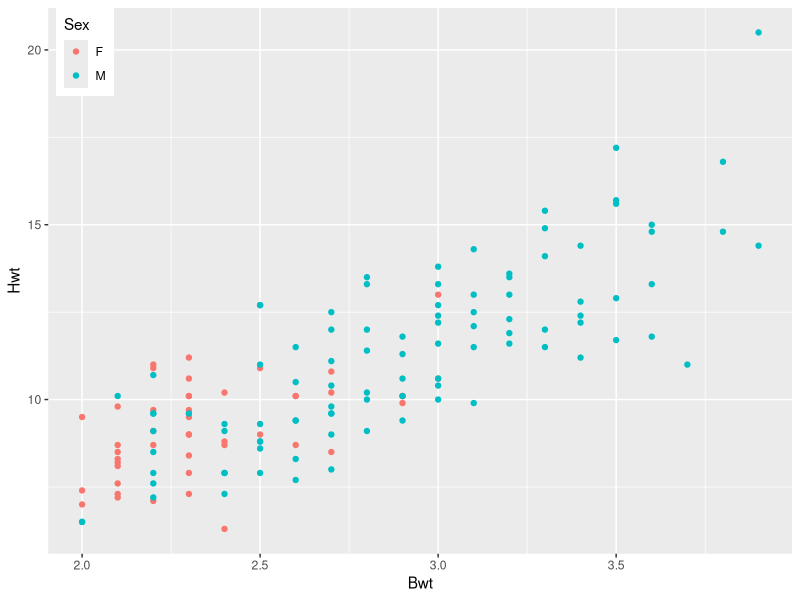
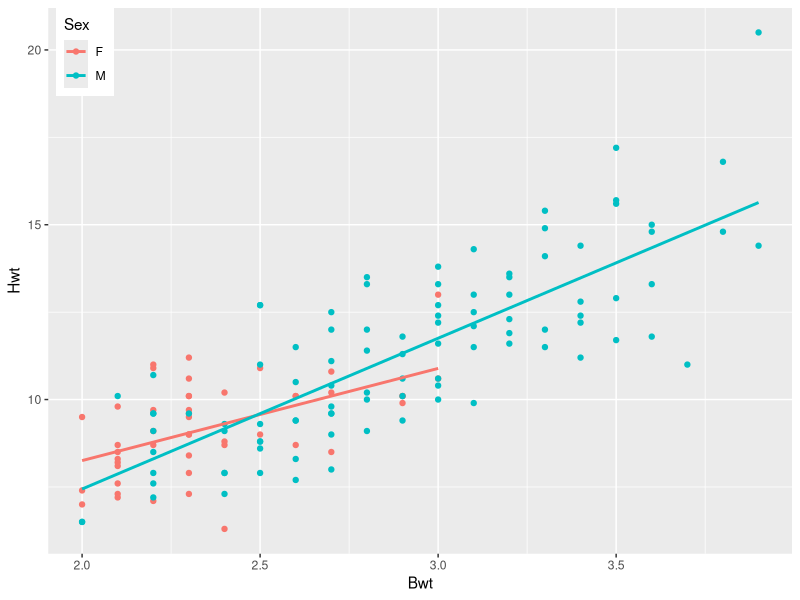
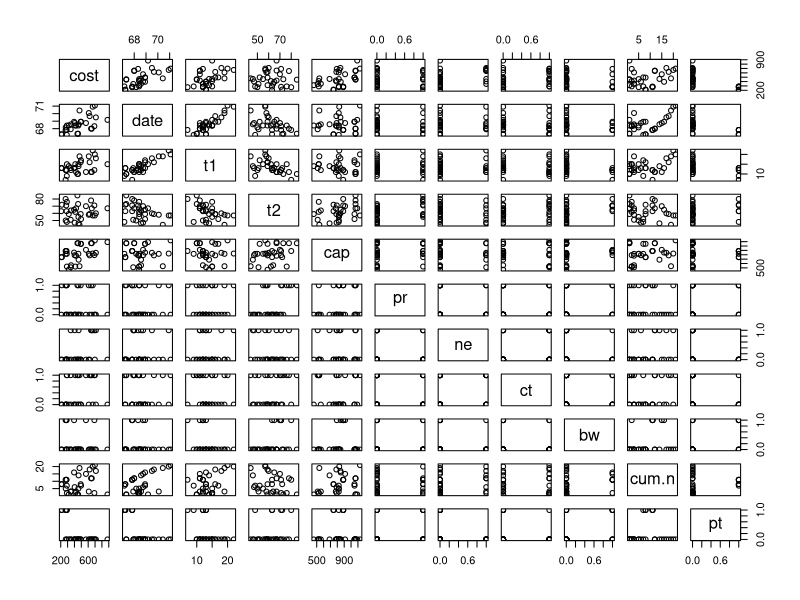
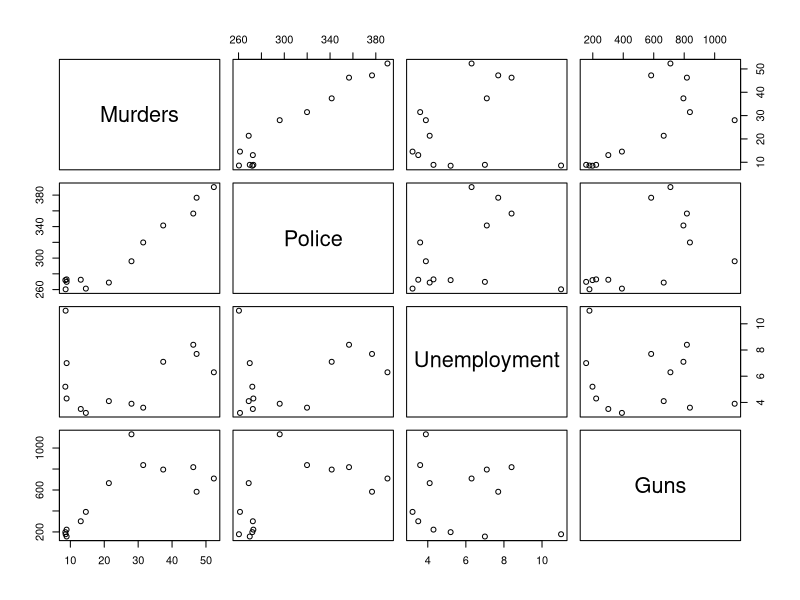
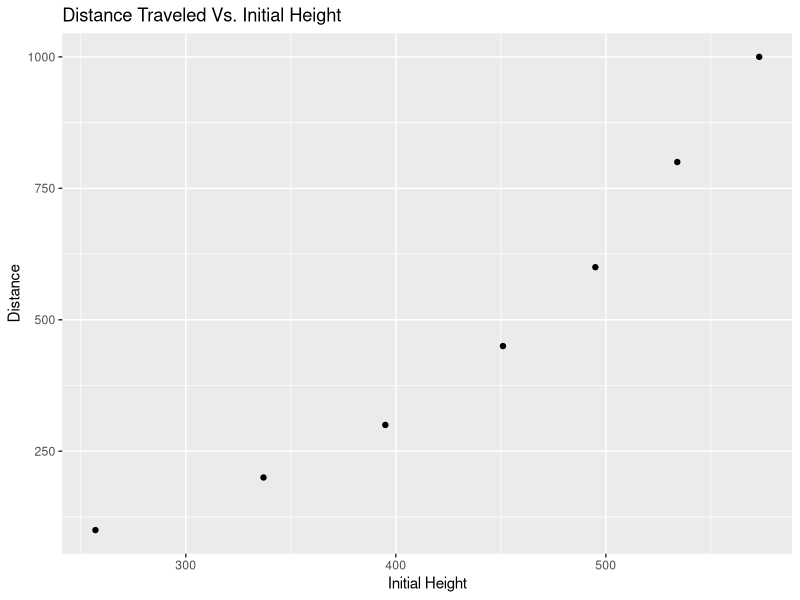
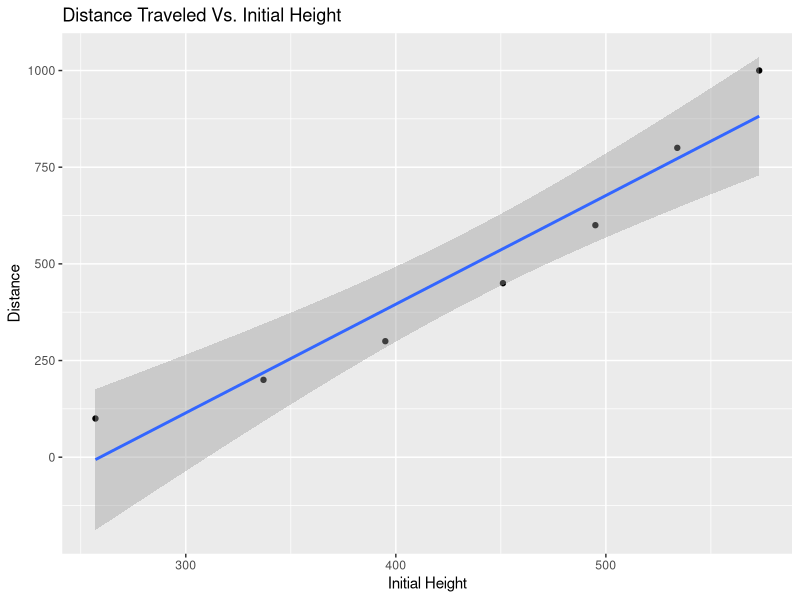

These figures' R source, in order:
## ---- chunk 1
knitr::opts_chunk$set(
	echo = TRUE,
	message = FALSE,
	warning = FALSE
)
library(tidyverse)
library(MASS)

## ---- chunk 2
data("cats")
cats %>%
  ggplot()+
  aes(x=Bwt,y=Hwt,col=Sex)+
  geom_point()+
  theme(
    legend.position = c(0.01,1),
    legend.justification = c("left", "top"),
    legend.box.just = "right",
    legend.margin = margin(6, 6, 6, 6)
    )
  
## ---- chunk 3
model1 <- lm(Hwt ~ Bwt + Sex, data = cats)
summary(model1)
## ---- chunk 4

newdata = data.frame(Bwt = (3.4), Sex = ("F"))
predict(model1,
        newdata,
        interval = "prediction")
## ---- chunk 5
cats %>%
  ggplot()+
  aes(x=Bwt,y=Hwt,col=Sex)+
  geom_point()+
  theme(
    legend.position = c(0.01,1),
    legend.justification = c("left", "top"),
    legend.box.just = "right",
    legend.margin = margin(6, 6, 6, 6)
    ) +
  geom_smooth(method = "lm",aes(col=Sex),se=0)
## ---- chunk 6
library(boot)
data("nuclear")
pairs(nuclear)

## ---- chunk 7
model2 <- lm(cost ~ t1 + t2, data = nuclear)
summary(model2)
## ---- chunk 8
model3 <- lm(cost ~ t1 + t2 + date, data = nuclear)
summary(model3)
## ---- chunk 9
model4 <- lm(cost ~ date + cap + ne, data = nuclear)
summary(model4)
#Equation is: -6458.3889006 +95.4385587*date + 0.4157157*cap + 126.1287688*ne
confint(model4)
## ---- chunk 10
security<-data.frame(Murders=c(8.6,8.9,8.52,8.89,13.07,14.57,21.36,28.03,31.49,37.39,46.26,47.24,52.33),
                     Police=c(260.35,269.8,272.04,272.96,272.51,261.26,268.89,295.99,319.87,341.43,356.59,376.69,390.19),
                     Unemployment=c(11,7,5.2,4.3,3.5,3.2,4.1,3.9,3.6,7.1,8.4,7.7,6.3),
                     Guns=c(178.15,156.41,198.02,222.10,301.92,391.22,665.56,1131.21,837.6,794.9,817.74,583.17,709.59))
kableExtra::kable(security)
## ---- chunk 11
pairs(security)
## ---- chunk 12
model5<-lm(Murders~Police+Unemployment+Guns,data=security)
summary(model5)
#It is not reasonable to state that all relationshipps between response and 
#predictors are casual. We can see that Guns also presents a strong statistical 
# evidence of relationship with murders.
## ---- chunk 13
model<-lm(Murders~Police+Guns,data=security)
summary(model)
#Removing the unemployment predictor variable there is a much better statistical
#relation between the predictors and the answer. But hte model keeps having a 
#great prediction capability.
## ---- chunk 14
newdata = data.frame(Police = 300, Guns = c(500, 0))
predict.lm(
      model,
      newdata = newdata,
      interval = "confidence",
      level = 0.99
)
## ---- chunk 15
Galileu<-data.frame(Iniheight=c(1000,800,600,450,300,200,100),
                    Dist=c(573,534,495,451,395,337,257))

kableExtra::kable(Galileu)

Galileu %>%
  ggplot()+
  aes(x=Dist,y=Iniheight)+
  geom_point()+
  ggtitle("Distance Traveled Vs. Initial Height")+
  xlab("Initial Height")+
  ylab("Distance")

## ---- chunk 16
m.2<-lm(Dist~Iniheight+I(Iniheight^2),data=Galileu)
summary(m.2)
## ---- chunk 17
m.3<-lm(Dist~Iniheight+I(Iniheight^2)+I(Iniheight^3),data=Galileu)
summary(m.3)
m.4<-lm(Dist~Iniheight+I(Iniheight^2)+I(Iniheight^3)+I(Iniheight^4),
             data=Galileu)
summary(m.4)
#Increasing the number of powers in the linear regression, we see that we have 
#an improovment in the prediction model, The model get to answer 99.99% of the
#response variable. altough, the new variables tend to loose statistical 
#relevance. For that, we would use the galfit.3
## ---- chunk 18
Galileu %>%
  ggplot()+
  aes(x=Dist,y=Iniheight)+
  geom_point()+
  ggtitle("Distance Traveled Vs. Initial Height")+
  xlab("Initial Height")+
  ylab("Distance") +
  geom_smooth(method = "lm")
